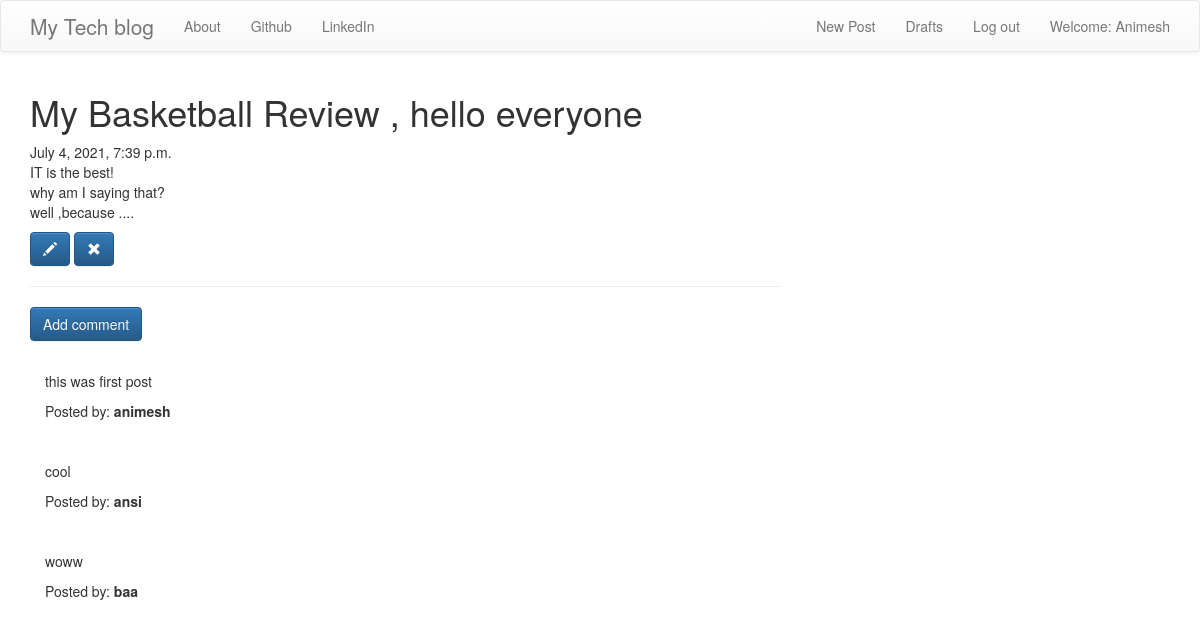
The app's page /post/1 (signed in) with its own data.
### blog/models.py (models this page shows, shortened)
class Post(models.Model):
    author = models.ForeignKey('auth.User',on_delete=models.CASCADE)
    title = models.CharField(max_length=256)
    text = models.TextField()
    create_date = models.DateTimeField(default=timezone.now())
    published_date = models.DateTimeField(blank=True,null=True)

class Comment(models.Model):
    post = models.ForeignKey('blog.Post',related_name="comments",on_delete=models.CASCADE)
    author = models.CharField(max_length=250)
    text = models.TextField()
    create_date = models.DateTimeField(default=timezone.now())
    approved_comment = models.BooleanField(default=False)

### blog/views.py (the view)
# urls.py: url(r'^post/(?P<pk>\d+)$', views.PostDetailView.as_view(), name='post_detail'),
class PostDetailView(DetailView):
    model = Post

### blog/templates/blog/post_detail.html (shortened to what this page needs)
{% extends 'blog/base.html' %}
{% block content %}
        <h1 class='posttitle loader'>{{ post.title }}</h1>
        {% if post.published_date %}
            <div class="date postdate">
                {{ post.published_date }}
            </div>
        {% else %}
            <a class="btn btn-default" href="{% url 'post_publish' pk=post.pk %}">Publish</a>
        {% endif %}
      <p class='postcontent' >{{ post.text|safe|linebreaksbr }}</p>
      {% if user.is_authenticated %}
          <a class="btn btn-primary" href="{% url 'post_edit' pk=post.pk %}"><span class="glyphicon glyphicon-pencil"></span></a>
          <a class="btn btn-primary" href="{% url 'post_remove' pk=post.pk %}"><span class="glyphicon glyphicon-remove"></span></a>
      {% endif %}
  <hr>
  <a class="btn btn-primary btn-comment" href="{% url 'add_comment_to_post' pk=post.pk %}">Add comment</a>
  <div class="container">
  {% for comment in post.comments.all %}
  <br>
      {% if user.is_authenticated or comment.approved_comment %}
          <p>{{ comment.text|safe|linebreaks }}</p>
          <p>Posted by: <strong>{{ comment.author }}</strong></p>
      {% endif %}
  {% empty %}
      <p>No comments posted.</p>
  {% endfor %}
</div>
{% endblock %}

### blog/templates/blog/base.html (shortened to what this page needs)
<!DOCTYPE html>
{% load static %}
<html>
    <head>
<link rel="stylesheet" href="https://stackpath.bootstrapcdn.com/bootstrap/3.4.1/css/bootstrap.min.css">
<link rel="stylesheet" href="https://stackpath.bootstrapcdn.com/bootstrap/3.4.1/css/bootstrap-theme.min.css">
<link rel="stylesheet" href="//cdn.jsdelivr.net/npm/medium-editor@latest/dist/css/medium-editor.min.css" type="text/css" media="screen" charset="utf-8">
        <link rel="stylesheet" href="{% static 'css/blog.css' %}">
<body class='loader'>
  <nav class="navbar navbar-default techfont custom-navbar">
    <div class="container">
      <ul class="nav navbar-nav">
        <li><a class='navbar-brand bigbrand' href="{% url 'post_list' %}">My Tech blog</a></li>
        <li><a href="{% url 'about' %}">About</a></li>
        <li><a href="https://www.github.com">Github</a></li>
        <li><a href="https://www.linkedin.com">LinkedIn</a></li>
      </ul>
      <ul class="nav navbar-nav navbar-right">
        {% if user.is_authenticated %}
        <li>
          <a href="{% url 'post_new' %}" >New Post</a>
        </li>
        <li>
          <a href="{% url 'post_draft_list' %}">Drafts</a>
        </li>
        <li>
          <a href="{% url 'logout' %}" >Log out</a>
        </li>
        <li>
          <a >Welcome: {{ user.username }}</a>
        </li>
          {% else %}
          <li><a class='nav navbar-right' href="{% url 'login' %}" ><span class="glyphicon glyphicon-user"></span></a></li>
        {% endif %}
      </ul>
  </div>
</nav>
        <div class="content container">
            <div class="row">
                <div class="col-md-8">
                  <div class="blog_posts">
                    {% block content %}
                    {% endblock %}
                  </div>
                </div>
            </div>
        </div>
</body>
</html>

### blog/static/css/blog.css (style rules this page uses)
.bigbrand { font-size: 1.5em; }
.loader { filter:hue-rotate(0deg); color:linear-gradient(45deg,#0f8,#08f); animation:hue 10000ms infinite linear; }

### records on screen
Post: title "My Basketball Review , hello everyone", published_date "July 4, 2021, 7:39 p.m.", text "IT is the best! why am I saying that? well ,because ...."
Comment: text "this was first post", author "animesh"
Comment: text "cool", author "ansi"
Comment: text "woww", author "baa"

### other values on screen
{{ user.username }} "Animesh"
